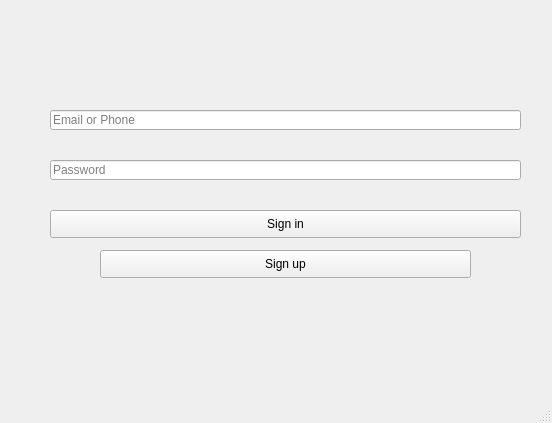
<?xml version="1.0" encoding="UTF-8"?>
<ui version="4.0">
 <class>MainWindow</class>
 <widget class="QMainWindow" name="MainWindow">
  <property name="geometry">
   <rect>
    <x>0</x>
    <y>0</y>
    <width>552</width>
    <height>423</height>
   </rect>
  </property>
  <property name="windowTitle">
   <string>MainWindow</string>
  </property>
  <widget class="QWidget" name="centralwidget">
   <widget class="QLineEdit" name="lineEdit_Login">
    <property name="geometry">
     <rect>
      <x>50</x>
      <y>110</y>
      <width>471</width>
      <height>20</height>
     </rect>
    </property>
    <property name="font">
     <font>
      <family>Arial</family>
      <pointsize>9</pointsize>
     </font>
    </property>
    <property name="placeholderText">
     <string>Email or Phone</string>
    </property>
   </widget>
   <widget class="QLineEdit" name="lineEdit_Password">
    <property name="geometry">
     <rect>
      <x>50</x>
      <y>160</y>
      <width>471</width>
      <height>20</height>
     </rect>
    </property>
    <property name="font">
     <font>
      <family>Arial</family>
      <pointsize>9</pointsize>
     </font>
    </property>
    <property name="placeholderText">
     <string>Password</string>
    </property>
   </widget>
   <widget class="QLabel" name="label_Logo">
    <property name="geometry">
     <rect>
      <x>250</x>
      <y>20</y>
      <width>71</width>
      <height>71</height>
     </rect>
    </property>
    <property name="text">
     <string/>
    </property>
    <property name="pixmap">
     <pixmap>../../../../Desktop/Снимок экрана 2023-11-27 212727 1 (1).png</pixmap>
    </property>
   </widget>
   <widget class="QPushButton" name="pushButton_SignIn">
    <property name="geometry">
     <rect>
      <x>50</x>
      <y>210</y>
      <width>471</width>
      <height>28</height>
     </rect>
    </property>
    <property name="text">
     <string>Sign in</string>
    </property>
   </widget>
   <widget class="QPushButton" name="pushButton_SignUp">
    <property name="geometry">
     <rect>
      <x>100</x>
      <y>250</y>
      <width>371</width>
      <height>28</height>
     </rect>
    </property>
    <property name="text">
     <string>Sign up</string>
    </property>
   </widget>
  </widget>
  <widget class="QMenuBar" name="menubar">
   <property name="geometry">
    <rect>
     <x>0</x>
     <y>0</y>
     <width>552</width>
     <height>26</height>
    </rect>
   </property>
  </widget>
  <widget class="QStatusBar" name="statusbar"/>
 </widget>
 <resources/>
 <connections/>
</ui>
